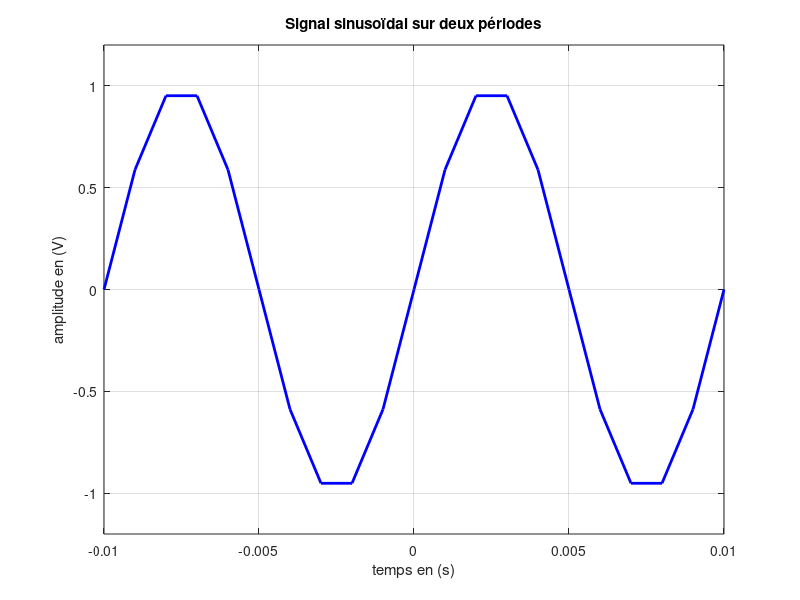

The MATLAB source for this figure:
fe = 1000;           % Fréquence d'échantillonnage (Hz)
f0 = 100;            % Fréquence du signal (Hz)
t = -0.01:1/fe:0.01; % Domaine temporel pour 2 périodes (2 x 1/100 = 0.02 s)
x = sin(2*pi*f0*t);  

figure(7);
plot(t, x, 'b', 'LineWidth', 2); 
grid on;
xlabel('temps en (s)');
ylabel('amplitude en (V)');
title('Signal sinusoïdal sur deux périodes');

% on Limite l'affichage à deux périodes
axis([-0.01 0.01 -1.2 1.2]);
